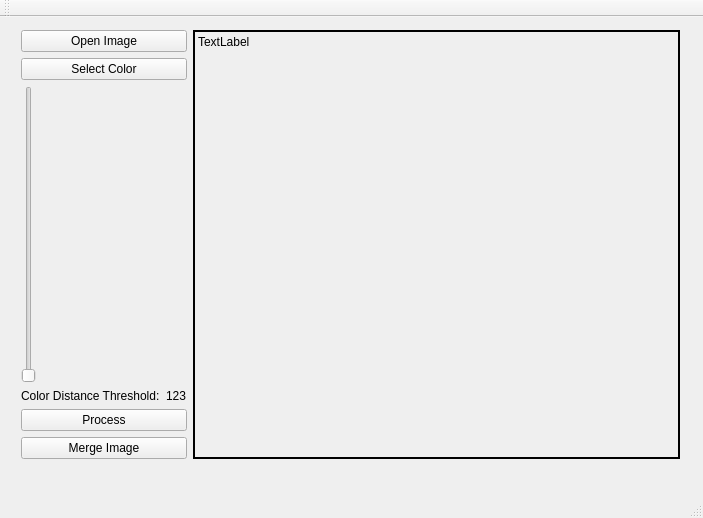
<?xml version="1.0" encoding="UTF-8"?>
<ui version="4.0">
 <class>MainWindow</class>
 <widget class="QMainWindow" name="MainWindow">
  <property name="geometry">
   <rect>
    <x>0</x>
    <y>0</y>
    <width>703</width>
    <height>518</height>
   </rect>
  </property>
  <property name="windowTitle">
   <string>MainWindow</string>
  </property>
  <widget class="QWidget" name="centralWidget">
   <widget class="QWidget" name="horizontalLayoutWidget">
    <property name="geometry">
     <rect>
      <x>10</x>
      <y>2</y>
      <width>681</width>
      <height>451</height>
     </rect>
    </property>
    <layout class="QHBoxLayout" name="horizontalLayout">
     <property name="sizeConstraint">
      <enum>QLayout::SetMaximumSize</enum>
     </property>
     <item>
      <layout class="QVBoxLayout" name="verticalLayout">
       <property name="sizeConstraint">
        <enum>QLayout::SetDefaultConstraint</enum>
       </property>
       <item>
        <widget class="QPushButton" name="openImage">
         <property name="text">
          <string>Open Image</string>
         </property>
        </widget>
       </item>
       <item>
        <widget class="QPushButton" name="selectColor">
         <property name="text">
          <string>Select Color</string>
         </property>
        </widget>
       </item>
       <item>
        <widget class="QSlider" name="thresholdSlider">
         <property name="orientation">
          <enum>Qt::Vertical</enum>
         </property>
        </widget>
       </item>
       <item>
        <layout class="QHBoxLayout" name="horizontalLayout_4">
         <item>
          <widget class="QLabel" name="label_2">
           <property name="sizePolicy">
            <sizepolicy hsizetype="Preferred" vsizetype="Preferred">
             <horstretch>0</horstretch>
             <verstretch>0</verstretch>
            </sizepolicy>
           </property>
           <property name="text">
            <string>Color Distance Threshold:</string>
           </property>
          </widget>
         </item>
         <item>
          <widget class="QLabel" name="threshold">
           <property name="sizePolicy">
            <sizepolicy hsizetype="Fixed" vsizetype="Preferred">
             <horstretch>0</horstretch>
             <verstretch>0</verstretch>
            </sizepolicy>
           </property>
           <property name="text">
            <string>123</string>
           </property>
          </widget>
         </item>
        </layout>
       </item>
       <item>
        <widget class="QPushButton" name="process">
         <property name="text">
          <string>Process</string>
         </property>
        </widget>
       </item>
       <item>
        <widget class="QPushButton" name="mergeBtn">
         <property name="text">
          <string>Merge Image</string>
         </property>
        </widget>
       </item>
      </layout>
     </item>
     <item>
      <widget class="QLabel" name="resultImage">
       <property name="sizePolicy">
        <sizepolicy hsizetype="Expanding" vsizetype="Expanding">
         <horstretch>0</horstretch>
         <verstretch>0</verstretch>
        </sizepolicy>
       </property>
       <property name="frameShape">
        <enum>QFrame::Box</enum>
       </property>
       <property name="frameShadow">
        <enum>QFrame::Plain</enum>
       </property>
       <property name="lineWidth">
        <number>2</number>
       </property>
       <property name="text">
        <string>TextLabel</string>
       </property>
       <property name="alignment">
        <set>Qt::AlignLeading|Qt::AlignLeft|Qt::AlignTop</set>
       </property>
      </widget>
     </item>
    </layout>
   </widget>
  </widget>
  <widget class="QMenuBar" name="menuBar">
   <property name="geometry">
    <rect>
     <x>0</x>
     <y>0</y>
     <width>703</width>
     <height>25</height>
    </rect>
   </property>
  </widget>
  <widget class="QToolBar" name="mainToolBar">
   <attribute name="toolBarArea">
    <enum>TopToolBarArea</enum>
   </attribute>
   <attribute name="toolBarBreak">
    <bool>false</bool>
   </attribute>
  </widget>
  <widget class="QStatusBar" name="statusBar"/>
 </widget>
 <layoutdefault spacing="6" margin="11"/>
 <resources/>
 <connections/>
</ui>
